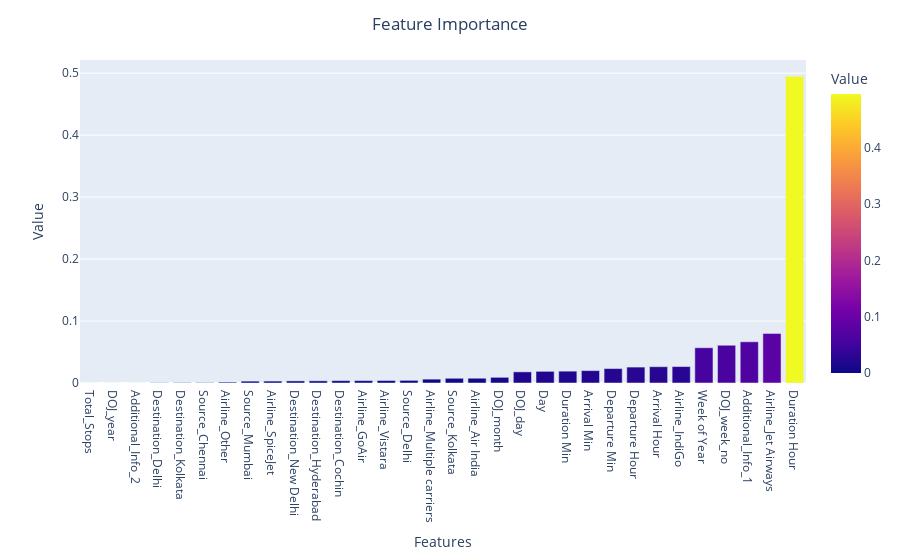

The cell this chart's notebook holds for it:
### Code cell
fig = px.bar(features,x='index',y=0,color=0,labels={'index':'Features','0':'Value'})
fig.update_layout(title_text='Feature Importance', title_x=0.5)
fig.show()

### Figure 1 — Plotly figure (JSON) as saved in the notebook; plotly's stock layout.template omitted (floating-point values rounded to 4 significant figures)
{"data": [{"alignmentgroup": "True", "hovertemplate": "Features=%{x}<br>Value=%{marker.color}<extra></extra>", "legendgroup": "", "marker": {"color": [0, 0, 2.865e-05, 0.000387, 0.0006113, 0.0006116, 0.001456, 0.003002, 0.003094, 0.003381, 0.003497, 0.003849, 0.003866, 0.00403, 0.004275, 0.006253, 0.007619, 0.007695, 0.009143, 0.01798, 0.01882, 0.01911, 0.02, 0.02332, 0.02569, 0.02629, 0.02654, 0.05687, 0.06093, 0.06654, 0.07991, 0.4952], "coloraxis": "coloraxis", "pattern": {"shape": ""}}, "name": "", "offsetgroup": "", "orientation": "v", "showlegend": false, "textposition": "auto", "x": ["Total_Stops", "DOJ_year", "Additional_Info_2", "Destination_Delhi", "Destination_Kolkata", "Source_Chennai", "Airline_Other", "Source_Mumbai", "Airline_SpiceJet", "Destination_New Delhi", "Destination_Hyderabad", "Destination_Cochin", "Airline_GoAir", "Airline_Vistara", "Source_Delhi", "Airline_Multiple carriers", "Source_Kolkata", "Airline_Air India", "DOJ_month", "DOJ_day", "Day", "Duration Min", "Arrival Min", "Departure Min", "Departure Hour", "Arrival Hour", "Airline_IndiGo", "Week of Year", "DOJ_week_no", "Additional_Info_1", "Airline_Jet Airways", "Duration Hour"], "xaxis": "x", "y": [0, 0, 2.865e-05, 0.000387, 0.0006113, 0.0006116, 0.001456, 0.003002, 0.003094, 0.003381, 0.003497, 0.003849, 0.003866, 0.00403, 0.004275, 0.006253, 0.007619, 0.007695, 0.009143, 0.01798, 0.01882, 0.01911, 0.02, 0.02332, 0.02569, 0.02629, 0.02654, 0.05687, 0.06093, 0.06654, 0.07991, 0.4952], "yaxis": "y", "type": "bar"}], "layout": {"xaxis": {"anchor": "y", "domain": [0, 1], "title": {"text": "Features"}}, "yaxis": {"anchor": "x", "domain": [0, 1], "title": {"text": "Value"}}, "coloraxis": {"colorbar": {"title": {"text": "Value"}}, "colorscale": [[0, "#0d0887"], [0.1111, "#46039f"], [0.2222, "#7201a8"], [0.3333, "#9c179e"], [0.4444, "#bd3786"], [0.5556, "#d8576b"], [0.6667, "#ed7953"], [0.7778, "#fb9f3a"], [0.8889, "#fdca26"], [1, "#f0f921"]]}, "legend": {"tracegroupgap": 0}, "margin": {"t": 60}, "barmode": "relative", "title": {"text": "Feature Importance", "x": 0.5}}}
